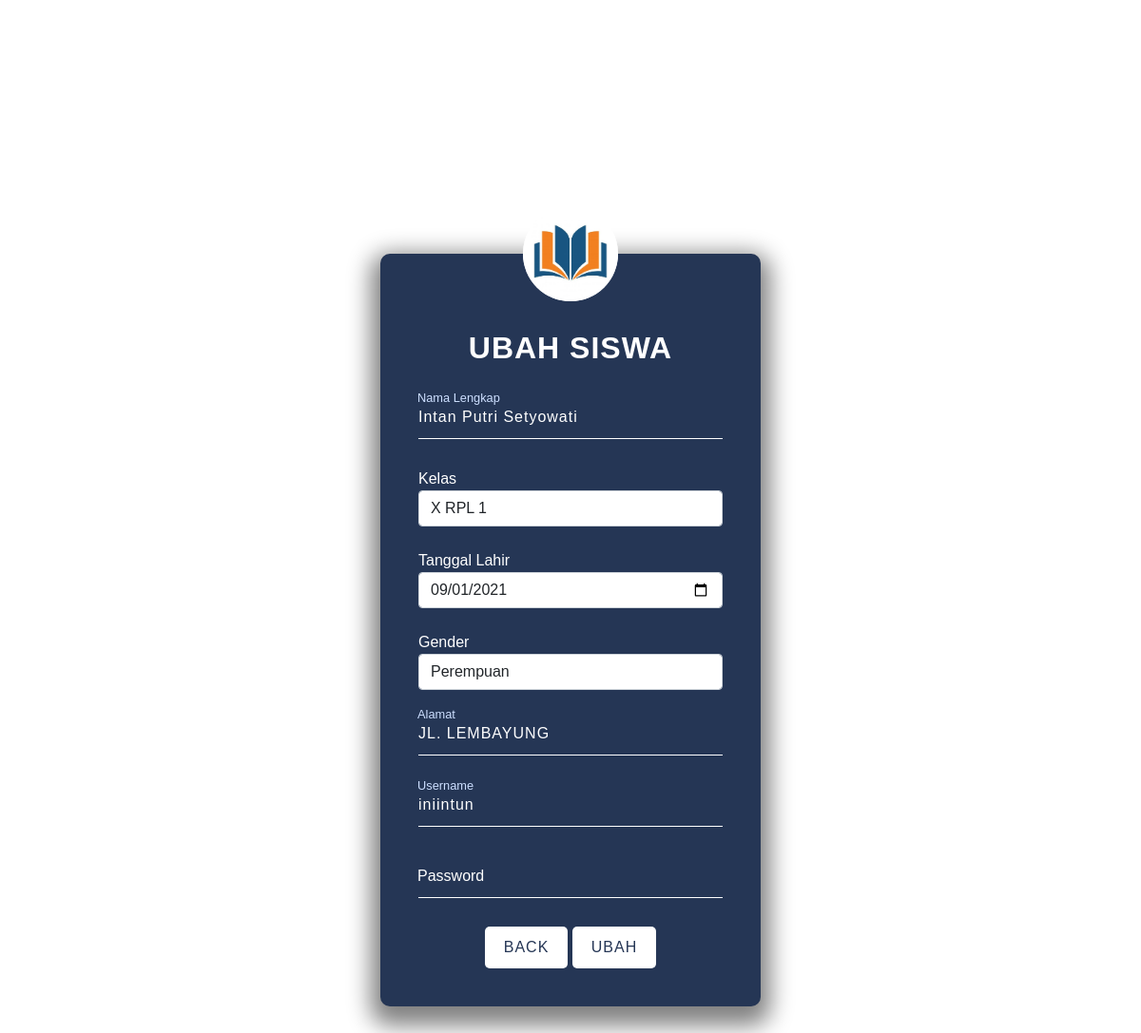
/ubah_siswa.php?id_siswa=11, run on the app's committed database.
### tables this page shows
CREATE TABLE `siswa` (
  `id_siswa` int(11) NOT NULL,
  `nama_siswa` varchar(100) DEFAULT NULL,
  `tanggal_lahir` date DEFAULT NULL,
  `gender` enum('L','P') DEFAULT NULL,
  `alamat` text DEFAULT NULL,
  `username` varchar(255) DEFAULT NULL,
  `password` varchar(255) DEFAULT NULL,
  `id_kelas` int(11) DEFAULT NULL
);

### ubah_siswa.php (the view, shortened to what this page needs)
<!doctype html>
<html>
    <head>
        <link href="https://cdn.jsdelivr.net/npm/bootstrap@5.1.1/dist/css/bootstrap.min.css" rel="stylesheet">
        <link href="style_login.css" rel="stylesheet">
    </head>
    <body>
        <?php
            include "koneksi.php";
            $qry_get_siswa=mysqli_query($conn,"select * from siswa where id_siswa = '".$_GET['id_siswa']."'");
            $dt_siswa=mysqli_fetch_array($qry_get_siswa);
        ?>
        <div class="login">
            <form action="proses_ubah_siswa.php" method="post" class="form">
                <img src="ASSETS/RANDOM/LOGIN.jpg" alt="">
                <h2><b>UBAH SISWA</b></h2>
                <div class="input-group">
                    <input type="text" name="nama_siswa" value="<?=$dt_siswa['nama_siswa']?>" required>
                    <label for="nama_siswa">Nama Lengkap</label>
                </div>
                <div>
                    <label for="id_kelas">Kelas</label>
                    <select name="id_kelas" class="form-control" required>
                        <?php
                            $qry_kelas=mysqli_query($conn,"select * from kelas");
                            while($data_kelas=mysqli_fetch_array($qry_kelas)){
                                if($data_kelas['id_kelas']==$dt_siswa['id_kelas']){
                                    $selek="selected";
                                } else {
                                    $selek="";
                                }
                            echo '<option value="'.$data_kelas['id_kelas'].'"'.$selek.'>'.$data_kelas['nama_kelas'].'</option>';
                            }
                        ?>
                    </select>
                </div> <br>
                <div>
                    <label for="tanggal_lahir">Tanggal Lahir</label>
                    <input type="date" name="tanggal_lahir" value="<?=$dt_siswa['tanggal_lahir']?>" class="form-control" required>
                </div> <br>
                <div>
                    <label for="gender">Gender</label>
                    <select name="gender" class="form-control" required>
                        <?php
                        $arr_gender=array('L'=>'Laki-laki','P'=>'Perempuan');
                        foreach ($arr_gender as $key_gender => $val_gender):
                            if($key_gender==$dt_siswa['gender']){
                                $selek="selected";
                            }else{
                                $selek="";
                            }
                        ?>
                        <option value="<?=$key_gender?>"<?=$selek?>><?=$val_gender?></option>
                        <?php endforeach ?>
                    </select> <br>
                </div>
                <div class="input-group">
                    <input type="text" name="alamat" value="<?=$dt_siswa['alamat']?>" required>
                    <label for="alamat">Alamat</label>
                </div>
                <div class="input-group">
                    <input type="text" name="username" value="<?=$dt_siswa['username']?>" required>
                    <label for="username">Username</label>
                </div>
                <div class="input-group">
                    <input type="password" name="password" id="password" required>
                    <label for="password">Password</label>
                </div>
                <center><button onclick="history.back(-1)" class="submit">BACK</button>
                <input type="submit" value="UBAH" class="submit"></center>
            </form>
        </div>
    </body>
</html>

### style_login.css (style rules this page uses)
* { margin: 0; padding: 0; box-sizing: border-box; }
body { background-color: #ffffff; font-family: sans-serif; }
.login { height: 100vh; width: 100vw; display: flex; justify-content: center; align-items: center; }
.form { position: relative; width: 100%; max-width: 400px; padding: 80px 40px 40px; background: #253655; border-radius: 10px; color: #ffffff; box-shadow: 0px 10px 25px 10px #808080; }
.form img { position: absolute; top: -50px; left: calc(50% - 50px); width: 100px; background: #ffffff; border-radius: 50%; }
.form h2 { text-align: center; letter-spacing: 1px; margin-bottom: 2rem; font-family: sans-serif; color: #ffffff; }
.form .input-group input { width: 100%; padding: 10px 0; font-size: 1rem; letter-spacing: 1px; margin-bottom: 30px; border: none; border-bottom: 1px solid #ffffff; outline: none; background-color: transparent; color: inherit; }
.form .input-group label { position: absolute; padding: 10px 0; pointer-events: none; transition: 0.3s ease-out; }
.form .input-group input:focus + label, .form .input-group input:valid + label { transform: translateY(-18px); color: #cddfff; font-size: 0.8rem; }
.submit { border: none; outline: none; background: #ffffff; color: #253655; text-transform: uppercase; letter-spacing: 1px; padding: 10px 20px; border-radius: 5px; }

### ubah_siswa.php (style rules this page uses)
.login { height: 165.8vh; width: 100vw; display: flex; justify-content: center; align-items: center; }

### data on the page
siswa: nama_siswa "Intan Putri Setyowati", tanggal_lahir "09/01/2021", alamat "JL. LEMBAYUNG", username "iniintun"

### other printed values
form field id_kelas "X RPL 1"
form field gender "Perempuan"
